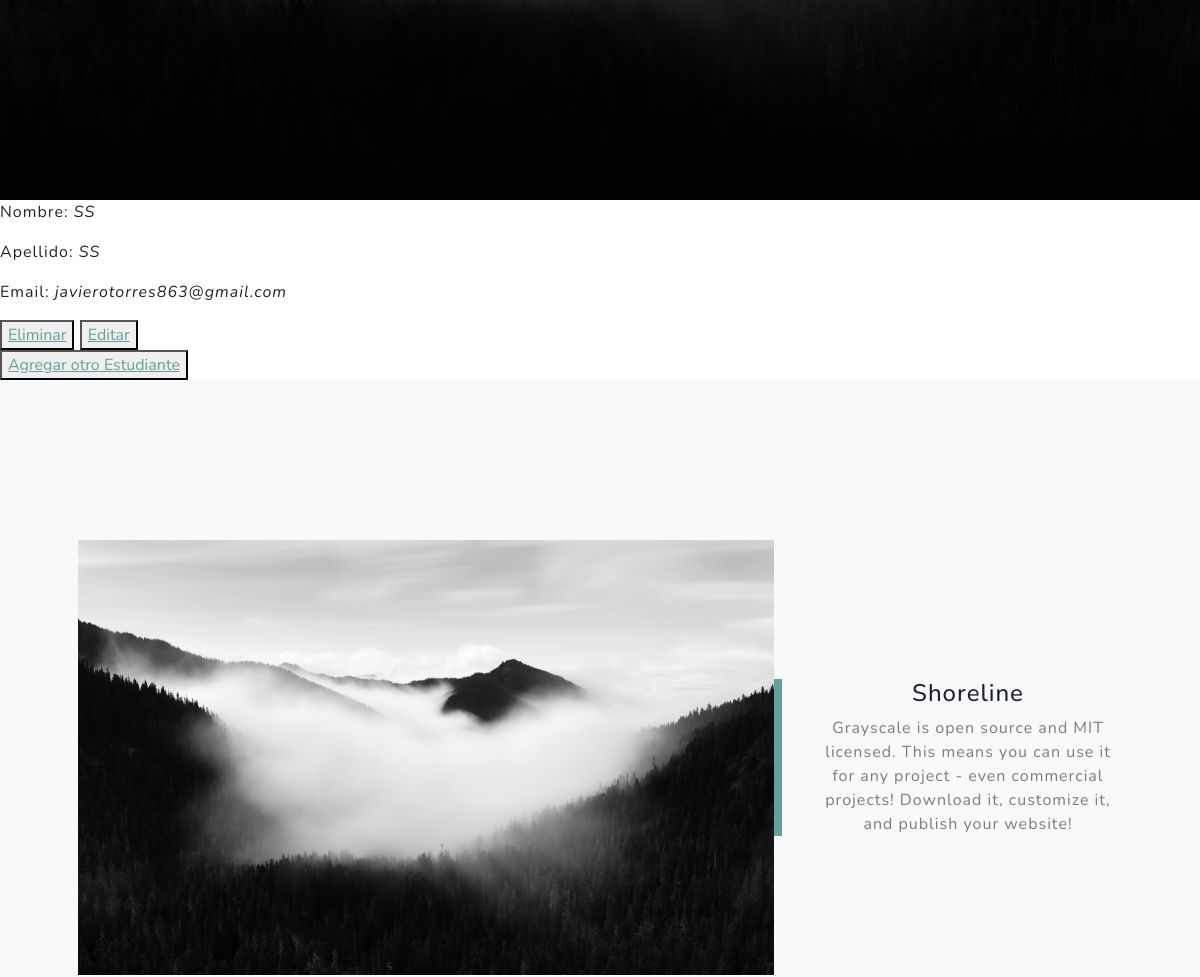
Page /AppCoder/estudiante/lista/ (middle part) on the earlier database version.
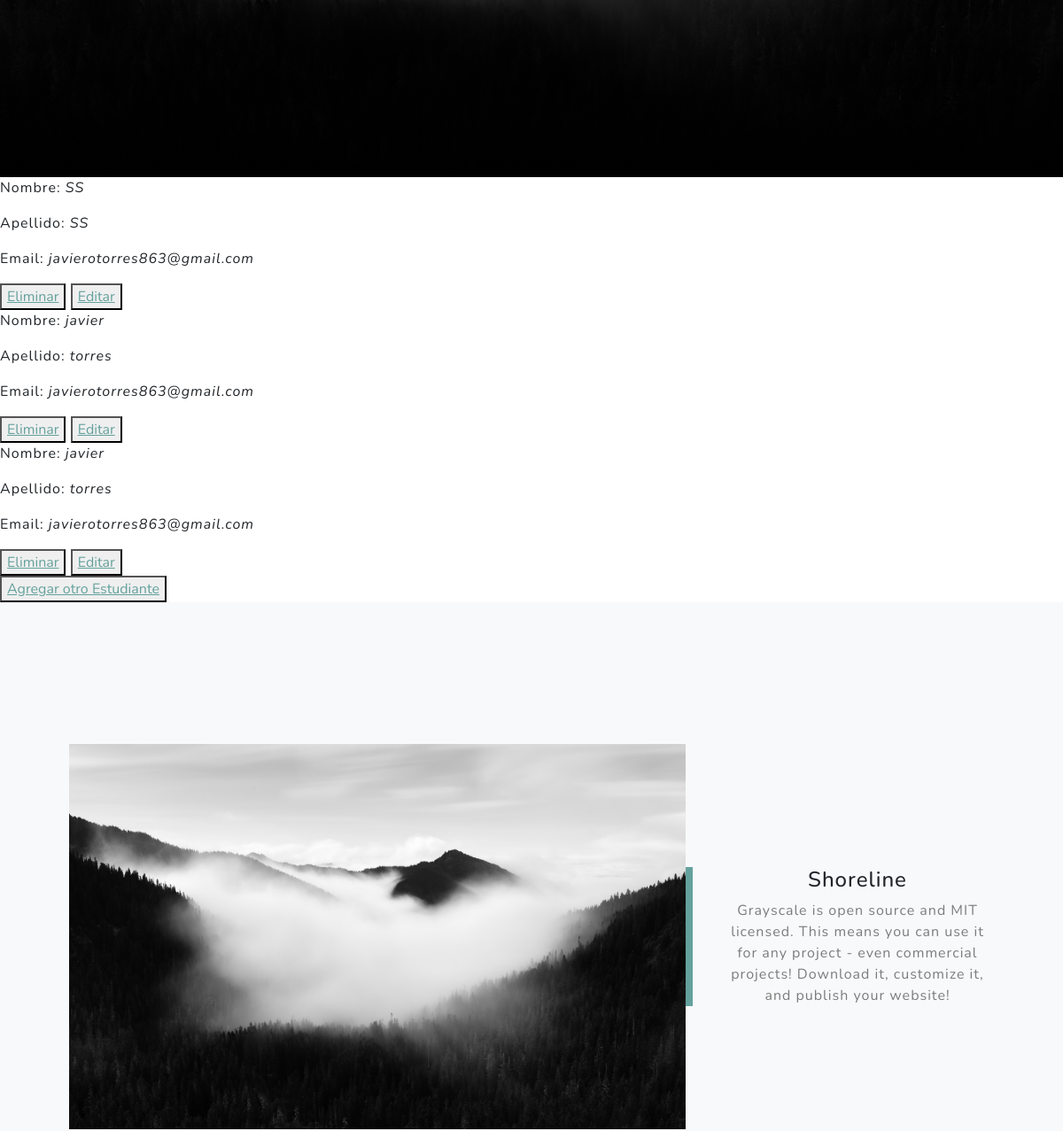
Same page on the later database version.
### AppCoder/models.py (models this page shows, shortened)
class Estudiante(models.Model):
    nombre = models.CharField(max_length=30)
    apellido = models.CharField(max_length=30)
    email = models.EmailField()

### AppCoder/views_clases.py (the view)
# urls.py: path('estudiante/lista/', views_clases.EstudianteListView.as_view(), name='EstudianteList'),
class EstudianteListView(ListView):
    model = Estudiante
    context_object_name = "estudiantes"
    template_name = "appCoder/Vistas_Clases/estudiantes_list.html"

### AppCoder/templates/appcoder/Vistas_Clases/estudiantes_list.html (shortened to what this page needs)
<!DOCTYPE html>
<html lang="en">
<head>
</head>
<body>
    {% extends "AppCoder/index.html" %}
    {%load static %}
    {%block quecambia %}
    {% for p in estudiantes %}
    <p>Nombre: <i>{{ p.nombre }}</i></p>
    <p>Apellido: <i>{{ p.apellido }}</i></p>
    <p>Email: <i>{{ p.email }}</i></p>
    <button>
        <a href="{% url 'EstudianteDelete' p.id %}"> Eliminar</a>
    </button>
    <button>
        <a href="{% url 'EstudianteEdit' p.id %}">Editar</a>
    </button>
{% endfor %}
<br>
<button>
<a href="{% url 'New' %}">Agregar otro Estudiante</a>
</button>
    {%endblock%}

Differences in the rows shown:
added Estudiante: nombre "javier", apellido "torres", email "javierotorres863@gmail.com"
added Estudiante: nombre "javier", apellido "torres", email "javierotorres863@gmail.com"
